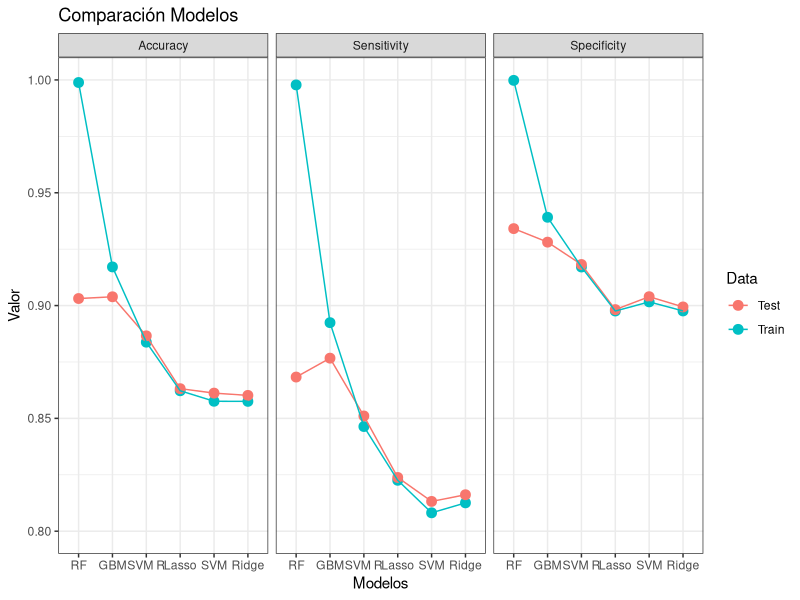

This chart was generated by the following R code: (Note: this script raises an error after producing the figure.)
## ---- chunk 1
library(readr)
library(dplyr)
library(ggplot2)
## ---- chunk 2
results <- read_csv("Proyecto A/03 - Comparacion Modelos/Resultados.csv")
## ---- chunk 3
results %>%
  filter(Metric %in% c("Accuracy", "Sensitivity", "Specificity")) %>%
  ggplot(aes(x = reorder(as.factor(Models), -Value), y = Value, color = Data, group = Data)) +
  geom_point(size = 3) +
  geom_line() +
  expand_limits(y = c(0.80,1)) +
  labs(title = "Comparación Modelos",
       y = "Valor",
       x = "Modelos") +
  facet_wrap(.~Metric) +
  theme_bw()
## ---- chunk 4
results %>%
  #filter(Metric %in% c("Accuracy", "Sensitivity", "Specificity")) %>%
  ggplot(aes(x = reorder(as.factor(Models), -Value), y = Value, color = Data)) +
  geom_point(size = 3) +
  expand_limits(y = c(0.80,1)) +
  labs(title = metric,
       y = metric,
       x = "Modelos") +
  facet_wrap(.~Metric) +
  theme_bw()
## ---- chunk 5
metrics <- c("Accuracy", "Sensitivity", "Specificity", "Precision", "Recall")
for (metric in metrics){
  print(results %>%
  filter(Metric == metric) %>%
  ggplot(aes(x = reorder(as.factor(Models), -Value), y = Value, color = Data)) +
  geom_point(size = 3) +
  expand_limits(y = c(0.80,1)) +
  labs(title = metric,
       y = metric,
       x = "Modelos") +
  theme_bw())
}
